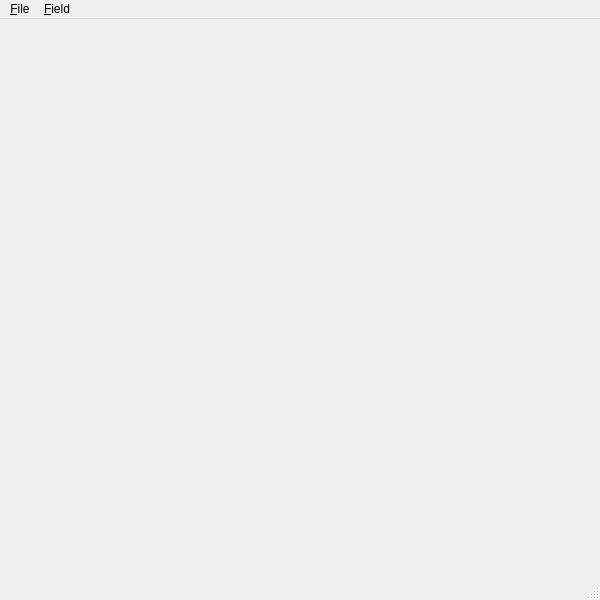
<?xml version="1.0" encoding="UTF-8"?>
<ui version="4.0">
 <class>MainWindow</class>
 <widget class="QMainWindow" name="MainWindow">
  <property name="geometry">
   <rect>
    <x>0</x>
    <y>0</y>
    <width>600</width>
    <height>600</height>
   </rect>
  </property>
  <property name="windowTitle">
   <string>MainWindow</string>
  </property>
  <widget class="QWidget" name="centralwidget"/>
  <widget class="QMenuBar" name="menubar">
   <property name="geometry">
    <rect>
     <x>0</x>
     <y>0</y>
     <width>600</width>
     <height>21</height>
    </rect>
   </property>
   <widget class="QMenu" name="menu_File">
    <property name="title">
     <string>&amp;File</string>
    </property>
   </widget>
   <widget class="QMenu" name="menu_Field">
    <property name="title">
     <string>&amp;Field</string>
    </property>
    <widget class="QMenu" name="menu_Department">
     <property name="title">
      <string>&amp;Department</string>
     </property>
     <addaction name="action_NewDepartment"/>
    </widget>
    <widget class="QMenu" name="menu_Site">
     <property name="title">
      <string>&amp;Site</string>
     </property>
     <addaction name="action_NewSite"/>
    </widget>
    <widget class="QMenu" name="menu_Equipment">
     <property name="title">
      <string>&amp;Equipment</string>
     </property>
     <addaction name="action_NewEquipment"/>
    </widget>
    <addaction name="menu_Department"/>
    <addaction name="menu_Site"/>
    <addaction name="menu_Equipment"/>
   </widget>
   <addaction name="menu_File"/>
   <addaction name="menu_Field"/>
  </widget>
  <widget class="QStatusBar" name="statusbar"/>
  <action name="action_NewDepartment">
   <property name="text">
    <string>&amp;New</string>
   </property>
  </action>
  <action name="action_NewSite">
   <property name="text">
    <string>&amp;New</string>
   </property>
  </action>
  <action name="action_NewEquipment">
   <property name="text">
    <string>&amp;New</string>
   </property>
  </action>
 </widget>
 <resources/>
 <connections/>
</ui>
